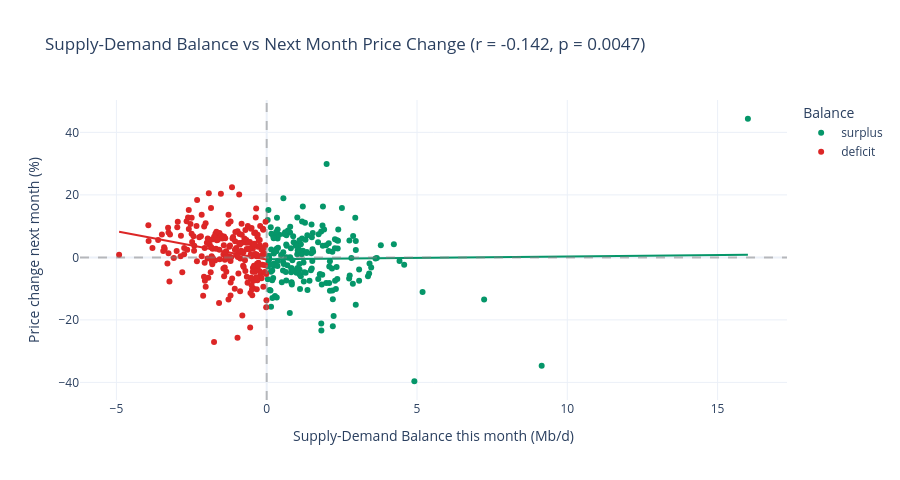

Here is the notebook cell this chart was saved with:
### Code cell
# Scatter: balance vs next-month price change
fig = px.scatter(
    clean, x='supply_demand_balance', y='next_month_price_chg',
    color='balance_direction',
    color_discrete_map={'surplus': '#059669', 'deficit': '#DC2626'},
    trendline='ols',
    labels={
        'supply_demand_balance': 'Supply-Demand Balance this month (Mb/d)',
        'next_month_price_chg': 'Price change next month (%)',
        'balance_direction': 'Balance'
    },
    title=f'Supply-Demand Balance vs Next Month Price Change (r = {corr:.3f}, p = {pvalue:.4f})'
)
fig.add_hline(y=0, line_dash='dash', line_color='gray', opacity=0.5)
fig.add_vline(x=0, line_dash='dash', line_color='gray', opacity=0.5)
fig.update_layout(template='plotly_white', height=480)
fig.show()

### Figure 1 — Plotly figure (JSON) as saved in the notebook; plotly's stock layout.template omitted (floating-point values rounded to 4 significant figures; data arrays with more than 128 entries replaced by an {"elided": "..."} marker saying what was removed)
{"data": [{"hovertemplate": "Balance=surplus<br>Supply-Demand Balance this month (Mb/d)=%{x}<br>Price change next month (%)=%{y}<extra></extra>", "legendgroup": "surplus", "marker": {"color": "#059669", "symbol": "circle"}, "mode": "markers", "name": "surplus", "orientation": "v", "showlegend": true, "type": "scatter", "x": {"elided": "181 float values"}, "xaxis": "x", "y": {"elided": "181 float values"}, "yaxis": "y"}, {"hovertemplate": "<b>OLS trendline</b><br>next_month_price_chg = 0.088627 * supply_demand_balance + -0.591849<br>R<sup>2</sup>=0.000248<br><br>Balance=surplus<br>Supply-Demand Balance this month (Mb/d)=%{x}<br>Price change next month (%)=%{y} <b>(trend)</b><extra></extra>", "legendgroup": "surplus", "marker": {"color": "#059669", "symbol": "circle"}, "mode": "lines", "name": "surplus", "showlegend": false, "type": "scatter", "x": {"elided": "181 float values"}, "xaxis": "x", "y": {"elided": "181 float values"}, "yaxis": "y"}, {"hovertemplate": "Balance=deficit<br>Supply-Demand Balance this month (Mb/d)=%{x}<br>Price change next month (%)=%{y}<extra></extra>", "legendgroup": "deficit", "marker": {"color": "#DC2626", "symbol": "circle"}, "mode": "markers", "name": "deficit", "orientation": "v", "showlegend": true, "type": "scatter", "x": {"elided": "216 float values"}, "xaxis": "x", "y": {"elided": "216 float values"}, "yaxis": "y"}, {"hovertemplate": "<b>OLS trendline</b><br>next_month_price_chg = -1.811 * supply_demand_balance + -0.707594<br>R<sup>2</sup>=0.053153<br><br>Balance=deficit<br>Supply-Demand Balance this month (Mb/d)=%{x}<br>Price change next month (%)=%{y} <b>(trend)</b><extra></extra>", "legendgroup": "deficit", "marker": {"color": "#DC2626", "symbol": "circle"}, "mode": "lines", "name": "deficit", "showlegend": false, "type": "scatter", "x": {"elided": "216 float values"}, "xaxis": "x", "y": {"elided": "216 float values"}, "yaxis": "y"}], "layout": {"height": 480, "legend": {"title": {"text": "Balance"}, "tracegroupgap": 0}, "shapes": [{"line": {"color": "gray", "dash": "dash"}, "opacity": 0.5, "type": "line", "x0": 0, "x1": 1, "xref": "x domain", "y0": 0, "y1": 0, "yref": "y"}, {"line": {"color": "gray", "dash": "dash"}, "opacity": 0.5, "type": "line", "x0": 0, "x1": 0, "xref": "x", "y0": 0, "y1": 1, "yref": "y domain"}], "title": {"text": "Supply-Demand Balance vs Next Month Price Change (r = -0.142, p = 0.0047)"}, "xaxis": {"anchor": "y", "domain": [0, 1], "title": {"text": "Supply-Demand Balance this month (Mb/d)"}}, "yaxis": {"anchor": "x", "domain": [0, 1], "title": {"text": "Price change next month (%)"}}}}
